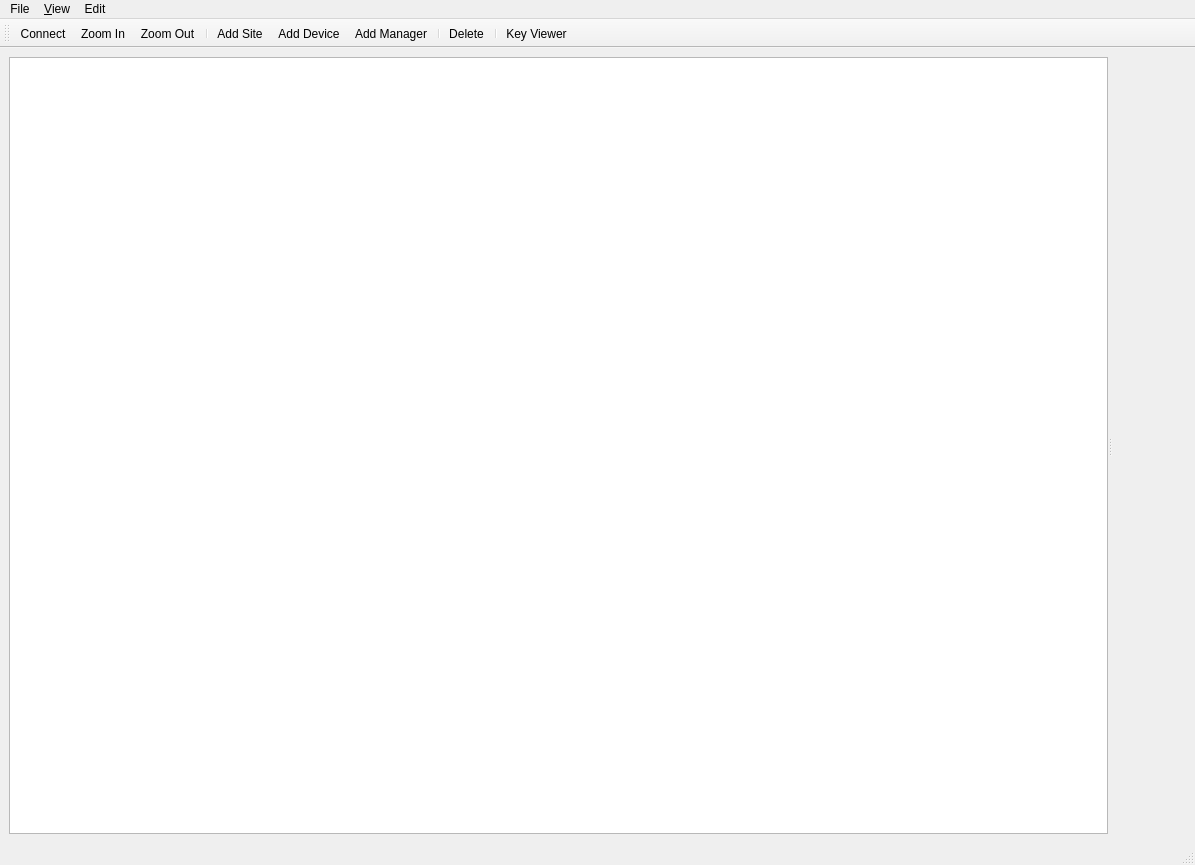
<?xml version="1.0" encoding="UTF-8"?>
<ui version="4.0">
 <class>cqp::QKDStudio</class>
 <widget class="QMainWindow" name="cqp::QKDStudio">
  <property name="geometry">
   <rect>
    <x>0</x>
    <y>0</y>
    <width>1195</width>
    <height>865</height>
   </rect>
  </property>
  <property name="windowTitle">
   <string>QKD Studio</string>
  </property>
  <property name="windowIcon">
   <iconset resource="images.qrc">
    <normaloff>:/icons/app</normaloff>:/icons/app</iconset>
  </property>
  <widget class="QWidget" name="centralwidget">
   <layout class="QGridLayout" name="gridLayout">
    <item row="0" column="0">
     <widget class="QSplitter" name="splitter">
      <property name="orientation">
       <enum>Qt::Horizontal</enum>
      </property>
      <widget class="QtNodes::FlowView" name="nodeWidget">
       <property name="sizePolicy">
        <sizepolicy hsizetype="Expanding" vsizetype="Expanding">
         <horstretch>1</horstretch>
         <verstretch>0</verstretch>
        </sizepolicy>
       </property>
      </widget>
      <widget class="QStackedWidget" name="detailsStack">
       <property name="sizePolicy">
        <sizepolicy hsizetype="Minimum" vsizetype="Minimum">
         <horstretch>0</horstretch>
         <verstretch>0</verstretch>
        </sizepolicy>
       </property>
       <property name="currentIndex">
        <number>0</number>
       </property>
       <widget class="QWidget" name="blankPage">
        <property name="sizePolicy">
         <sizepolicy hsizetype="Minimum" vsizetype="Minimum">
          <horstretch>0</horstretch>
          <verstretch>0</verstretch>
         </sizepolicy>
        </property>
       </widget>
       <widget class="QWidget" name="managerPage">
        <property name="sizePolicy">
         <sizepolicy hsizetype="Minimum" vsizetype="Preferred">
          <horstretch>0</horstretch>
          <verstretch>0</verstretch>
         </sizepolicy>
        </property>
        <layout class="QGridLayout" name="gridLayout_3">
         <item row="0" column="0">
          <widget class="QLabel" name="label_3">
           <property name="sizePolicy">
            <sizepolicy hsizetype="Minimum" vsizetype="Preferred">
             <horstretch>0</horstretch>
             <verstretch>0</verstretch>
            </sizepolicy>
           </property>
           <property name="text">
            <string>Manager</string>
           </property>
          </widget>
         </item>
        </layout>
       </widget>
       <widget class="QWidget" name="siteAgentPage">
        <property name="sizePolicy">
         <sizepolicy hsizetype="Minimum" vsizetype="Preferred">
          <horstretch>0</horstretch>
          <verstretch>0</verstretch>
         </sizepolicy>
        </property>
        <layout class="QGridLayout" name="gridLayout_4">
         <item row="0" column="0">
          <widget class="QLabel" name="label_2">
           <property name="sizePolicy">
            <sizepolicy hsizetype="Minimum" vsizetype="Preferred">
             <horstretch>0</horstretch>
             <verstretch>0</verstretch>
            </sizepolicy>
           </property>
           <property name="text">
            <string>Site Agent</string>
           </property>
          </widget>
         </item>
        </layout>
       </widget>
       <widget class="QWidget" name="devicePage">
        <property name="sizePolicy">
         <sizepolicy hsizetype="Minimum" vsizetype="Preferred">
          <horstretch>0</horstretch>
          <verstretch>0</verstretch>
         </sizepolicy>
        </property>
        <layout class="QGridLayout" name="gridLayout_5">
         <item row="0" column="1">
          <widget class="QLabel" name="label">
           <property name="sizePolicy">
            <sizepolicy hsizetype="Minimum" vsizetype="Preferred">
             <horstretch>0</horstretch>
             <verstretch>0</verstretch>
            </sizepolicy>
           </property>
           <property name="text">
            <string>Device</string>
           </property>
          </widget>
         </item>
        </layout>
       </widget>
      </widget>
     </widget>
    </item>
   </layout>
  </widget>
  <widget class="QMenuBar" name="menubar">
   <property name="geometry">
    <rect>
     <x>0</x>
     <y>0</y>
     <width>1195</width>
     <height>23</height>
    </rect>
   </property>
   <widget class="QMenu" name="menuFile">
    <property name="title">
     <string>File</string>
    </property>
    <addaction name="actionOpen"/>
    <addaction name="actionSave"/>
    <addaction name="actionSave_As"/>
    <addaction name="separator"/>
    <addaction name="actionDelete_All"/>
    <addaction name="separator"/>
    <addaction name="actionConnect"/>
    <addaction name="separator"/>
    <addaction name="actionExit"/>
   </widget>
   <widget class="QMenu" name="menu_View">
    <property name="title">
     <string>&amp;View</string>
    </property>
    <addaction name="actionZoom_In"/>
    <addaction name="actionZoom_Out"/>
   </widget>
   <widget class="QMenu" name="menu_Add">
    <property name="title">
     <string>Edit</string>
    </property>
    <addaction name="actionAdd_Site"/>
    <addaction name="actionAdd_Device"/>
    <addaction name="actionAdd_Manager"/>
    <addaction name="separator"/>
    <addaction name="actionDelete"/>
   </widget>
   <addaction name="menuFile"/>
   <addaction name="menu_View"/>
   <addaction name="menu_Add"/>
  </widget>
  <widget class="QStatusBar" name="statusbar"/>
  <widget class="QToolBar" name="toolBar">
   <property name="windowTitle">
    <string>toolBar</string>
   </property>
   <attribute name="toolBarArea">
    <enum>TopToolBarArea</enum>
   </attribute>
   <attribute name="toolBarBreak">
    <bool>false</bool>
   </attribute>
   <addaction name="actionConnect"/>
   <addaction name="actionZoom_In"/>
   <addaction name="actionZoom_Out"/>
   <addaction name="separator"/>
   <addaction name="actionAdd_Site"/>
   <addaction name="actionAdd_Device"/>
   <addaction name="actionAdd_Manager"/>
   <addaction name="separator"/>
   <addaction name="actionDelete"/>
   <addaction name="separator"/>
   <addaction name="actionKey_Viewer"/>
  </widget>
  <action name="actionOpen">
   <property name="icon">
    <iconset theme="fileopen">
     <normaloff>.</normaloff>.</iconset>
   </property>
   <property name="text">
    <string>&amp;Open...</string>
   </property>
  </action>
  <action name="actionSave">
   <property name="icon">
    <iconset theme="filesave">
     <normaloff>.</normaloff>.</iconset>
   </property>
   <property name="text">
    <string>&amp;Save</string>
   </property>
  </action>
  <action name="actionSave_As">
   <property name="icon">
    <iconset theme="filesaveas">
     <normaloff>.</normaloff>.</iconset>
   </property>
   <property name="text">
    <string>Save &amp;As...</string>
   </property>
  </action>
  <action name="actionExit">
   <property name="icon">
    <iconset theme="exit">
     <normaloff>.</normaloff>.</iconset>
   </property>
   <property name="text">
    <string>E&amp;xit</string>
   </property>
  </action>
  <action name="actionConnect">
   <property name="icon">
    <iconset theme="network-connect">
     <normaloff>.</normaloff>.</iconset>
   </property>
   <property name="text">
    <string>Connect</string>
   </property>
   <property name="toolTip">
    <string>Connect to running service</string>
   </property>
  </action>
  <action name="actionZoom_In">
   <property name="icon">
    <iconset theme="zoom-in">
     <normaloff>.</normaloff>.</iconset>
   </property>
   <property name="text">
    <string>Zoom In</string>
   </property>
   <property name="shortcut">
    <string>Ctrl+=</string>
   </property>
  </action>
  <action name="actionZoom_Out">
   <property name="icon">
    <iconset theme="zoom-out">
     <normaloff>.</normaloff>.</iconset>
   </property>
   <property name="text">
    <string>Zoom Out</string>
   </property>
  </action>
  <action name="actionDelete_All">
   <property name="icon">
    <iconset theme="edit-delete">
     <normaloff>.</normaloff>.</iconset>
   </property>
   <property name="text">
    <string>Delete All</string>
   </property>
   <property name="toolTip">
    <string>Clear the editor</string>
   </property>
  </action>
  <action name="actionAdd_Site">
   <property name="icon">
    <iconset resource="images.qrc">
     <normaloff>:/icons/site</normaloff>:/icons/site</iconset>
   </property>
   <property name="text">
    <string>Add Site</string>
   </property>
  </action>
  <action name="actionAdd_Device">
   <property name="icon">
    <iconset resource="images.qrc">
     <normaloff>:/icons/device</normaloff>:/icons/device</iconset>
   </property>
   <property name="text">
    <string>Add Device</string>
   </property>
  </action>
  <action name="actionAdd_Manager">
   <property name="icon">
    <iconset resource="images.qrc">
     <normaloff>:/icons/manager</normaloff>:/icons/manager</iconset>
   </property>
   <property name="text">
    <string>Add Manager</string>
   </property>
  </action>
  <action name="actionDelete">
   <property name="icon">
    <iconset theme="remove">
     <normaloff>.</normaloff>.</iconset>
   </property>
   <property name="text">
    <string>Delete</string>
   </property>
  </action>
  <action name="actionKey_Viewer">
   <property name="icon">
    <iconset resource="../QKDTunnel/images.qrc">
     <normaloff>:/icons/KeyExchange</normaloff>:/icons/KeyExchange</iconset>
   </property>
   <property name="text">
    <string>Key Viewer</string>
   </property>
   <property name="toolTip">
    <string>Key Viewer</string>
   </property>
  </action>
 </widget>
 <customwidgets>
  <customwidget>
   <class>QtNodes::FlowView</class>
   <extends>QGraphicsView</extends>
   <header>nodes/FlowView</header>
  </customwidget>
 </customwidgets>
 <resources>
  <include location="images.qrc"/>
  <include location="../QKDTunnel/images.qrc"/>
 </resources>
 <connections/>
</ui>
